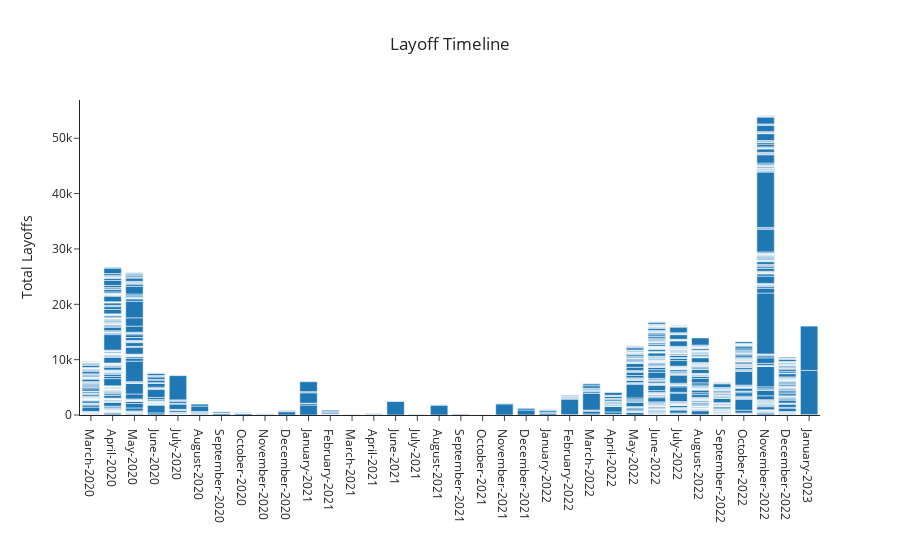

Notebook source saved alongside this figure:
### Code cell
# Layoffs by month

fig = px.bar(df_total.sort_values(by='date', ascending=True),
             x='Month_Year',
             y="total_laid_off",
             template = 'simple_white',
             title="Layoff Timeline",
             labels={'Month_Year': '', 'total_laid_off':'Total Layoffs'})
fig.update_layout(title_x=0.5)
fig.show()

### Figure 1 — Plotly figure (JSON) as saved in the notebook; plotly's stock layout.template omitted (floating-point values rounded to 4 significant figures; data arrays with more than 128 entries replaced by an {"elided": "..."} marker saying what was removed)
{"data": [{"alignmentgroup": "True", "hovertemplate": "=%{x}<br>Total Layoffs=%{y}<extra></extra>", "legendgroup": "", "marker": {"color": "#1F77B4", "pattern": {"shape": ""}}, "name": "", "offsetgroup": "", "orientation": "v", "showlegend": false, "textposition": "auto", "type": "bar", "x": {"elided": "1317 str values"}, "xaxis": "x", "y": {"elided": "1317 float values"}, "yaxis": "y"}], "layout": {"barmode": "relative", "legend": {"tracegroupgap": 0}, "title": {"text": "Layoff Timeline", "x": 0.5}, "xaxis": {"anchor": "y", "domain": [0, 1], "title": {"text": ""}}, "yaxis": {"anchor": "x", "domain": [0, 1], "title": {"text": "Total Layoffs"}}}}
